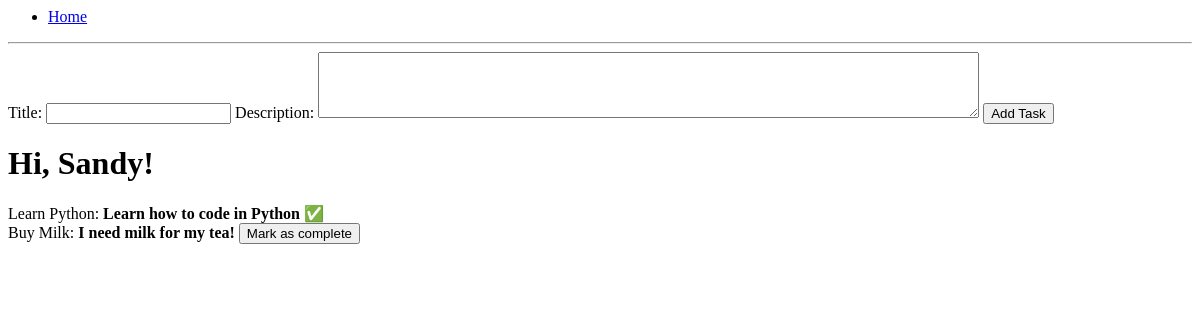
/tasks, run on an earlier commit of the app's database.
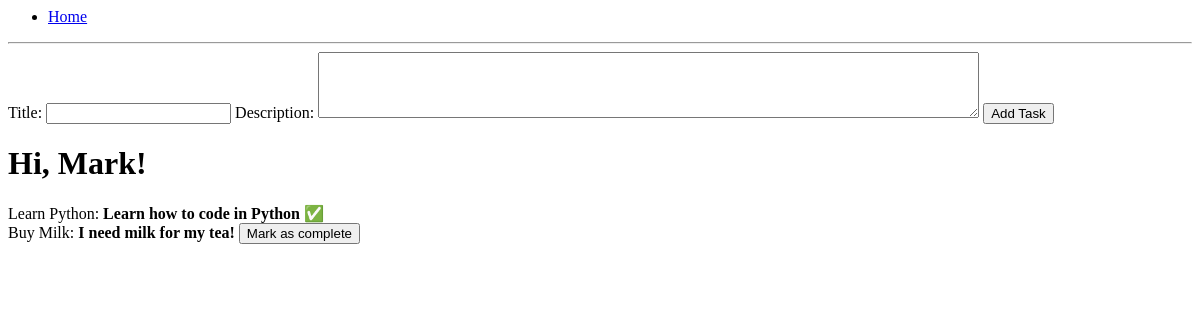
And on a later commit of the database.
### app/models.py (models this page shows, shortened)
class User(db.Model):
    id = db.Column(db.Integer, primary_key=True)
    username = db.Column(db.String(64), index=True)
    tasks = db.relationship('Task', backref='user', lazy='dynamic')

class Task(db.Model):
    id = db.Column(db.Integer, primary_key=True)
    title = db.Column(db.String(140))
    description = db.Column(db.Text())
    done = db.Column(db.Boolean, default=False)
    user_id = db.Column(db.Integer, db.ForeignKey('user.id'))

### app/routes.py (the view)
@app.route('/tasks')
def index():
    user = User.query.get(1)
    tasks = user.tasks
    return render_template('index.html', title='Home', user=user, tasks=tasks)

### app/templates/index.html
{% extends "base.html" %}
{% block content %}
<form action="/tasks" method="POST">
    <label for="title">Title:</label>
    <input type="text" name="title" id="title" />
    <label for="description">Description:</label>
    <textarea name="description" id="description" rows="4" cols="80"></textarea>
    <input type="submit" value="Add Task">
  </form>
    <h1>Hi, {{ user.username }}!</h1>
    {% for task in tasks %}
    <div>
        {{ task.title }}: <b>{{ task.description }}</b>
          {% if task.done %}
          <span> &#9989;</span>
          {% else %}
          <span>
            <form style="display:inline" action="/tasks/{{task.id}}" method="POST">
              <input type="submit" value="Mark as complete">
            </form>
          </span>
          {% endif %}
      </div>
    {% endfor %}
{% endblock %}

### app/templates/base.html (shortened to what this page needs)
<html>
    <head>
    </head>
    <body>
        <ul>
          <li><a href="/">Home</a></li>
        </ul>
        <hr>
        {% block content %}{% endblock %}
    </body>
</html>

What changed in the data, as far as the page shows it:
changed User: username "Sandy" → "Mark"
